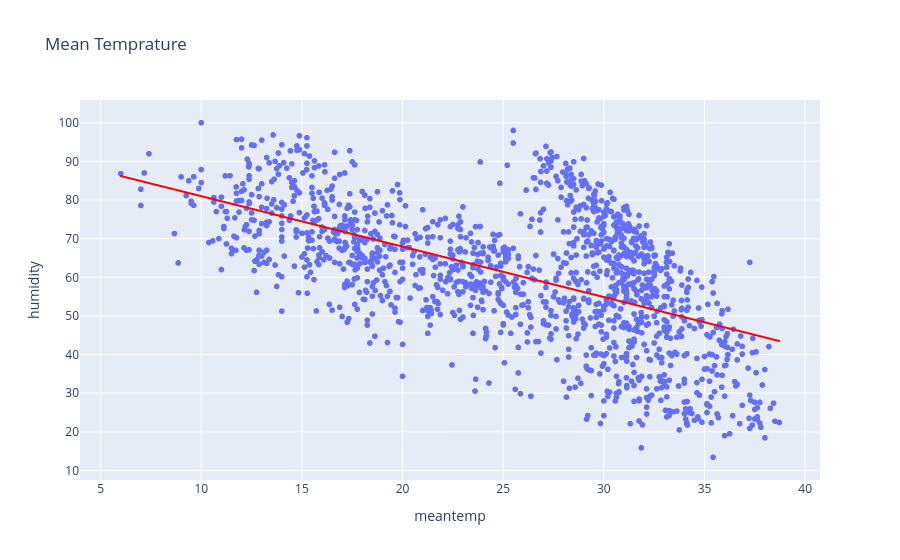

This figure's notebook cell:
### Code cell
# draw a line plot in plotly
fig = px.scatter(
    df, 
    x='meantemp',
    y='humidity', 
    title='Mean Temprature',
    trendline="ols", 
    trendline_color_override="red"  # <-- Removed the 's' at the 
)
fig.show()

### Figure 1 — Plotly figure (JSON) as saved in the notebook; plotly's stock layout.template omitted (floating-point values rounded to 4 significant figures; data arrays with more than 128 entries replaced by an {"elided": "..."} marker saying what was removed)
{"data": [{"hovertemplate": "meantemp=%{x}<br>humidity=%{y}<extra></extra>", "legendgroup": "", "marker": {"color": "#636efa", "symbol": "circle"}, "mode": "markers", "name": "", "showlegend": false, "type": "scattergl", "x": {"elided": "1462 float values"}, "xaxis": "x", "y": {"elided": "1462 float values"}, "yaxis": "y"}, {"hovertemplate": "<b>OLS trendline</b><br>humidity = -1.30529 * meantemp + 94.0508<br>R<sup>2</sup>=0.327128<br><br>meantemp=%{x}<br>humidity=%{y} <b>(trend)</b><extra></extra>", "legendgroup": "", "line": {"color": "red"}, "marker": {"color": "#636efa", "symbol": "circle"}, "mode": "lines", "name": "", "showlegend": false, "type": "scattergl", "x": {"elided": "1462 float values"}, "xaxis": "x", "y": {"elided": "1462 float values"}, "yaxis": "y"}], "layout": {"legend": {"tracegroupgap": 0}, "title": {"text": "Mean Temprature"}, "xaxis": {"anchor": "y", "domain": [0, 1], "title": {"text": "meantemp"}}, "yaxis": {"anchor": "x", "domain": [0, 1], "title": {"text": "humidity"}}}}
